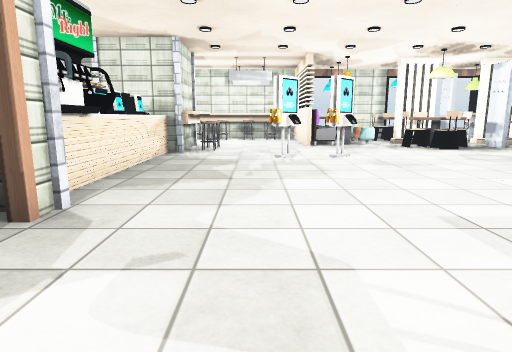
[1] (above)

24 first-person views from a walk through a Unity game level. The camera is 1.2 m above the floor, tilts 10° down and sees 75° across. Doors are open. The floor is counted in squares, 1 m on a side. Each view is taken from the middle of a square. On the plan, view 1 faces up. The plan holds only what a view shows up to about 14 squares ahead; the rest is blank. The place goes on beyond the plan. The player character is not drawn. Some surface patterns are stand-ins.

[2]
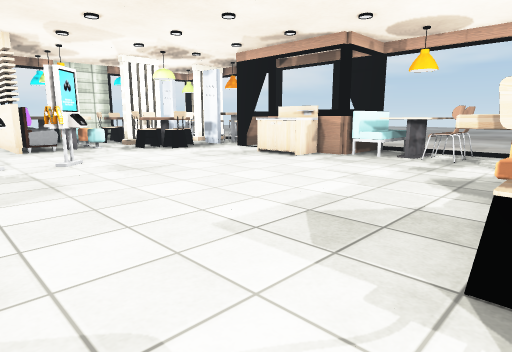

[3]
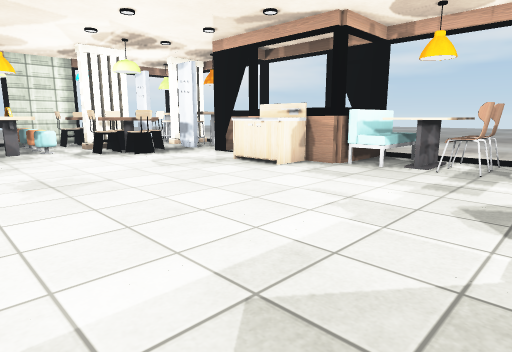

[4]
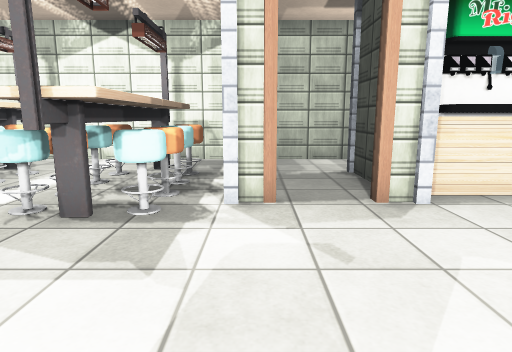

[5]
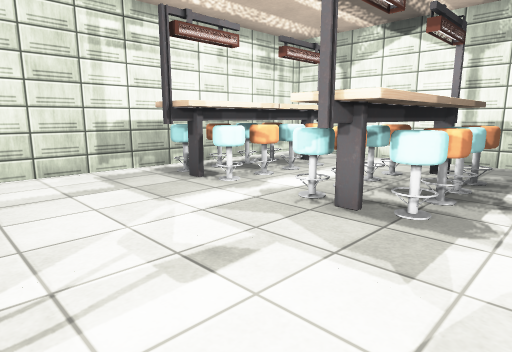

[6]
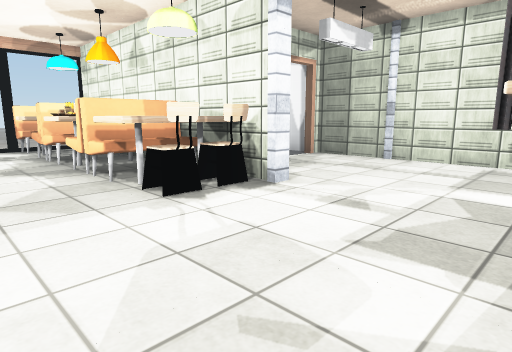

[7]
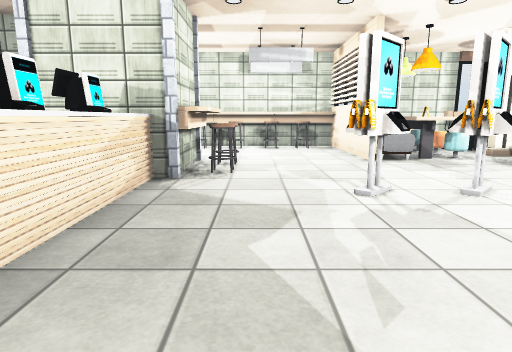

[8]
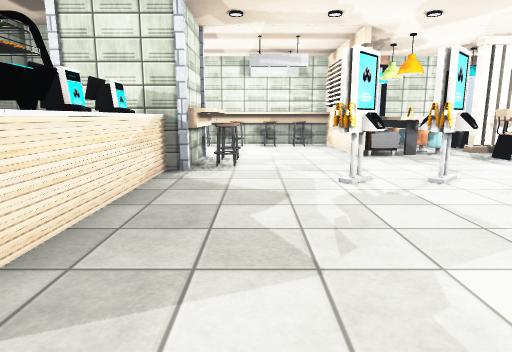

[9]
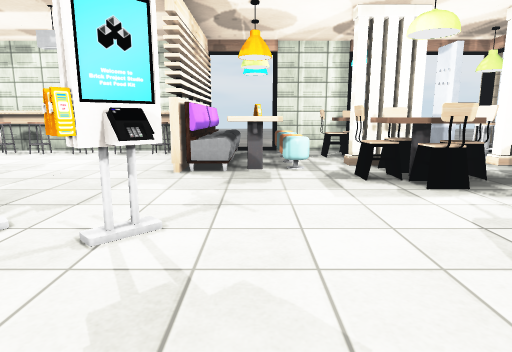

[10]
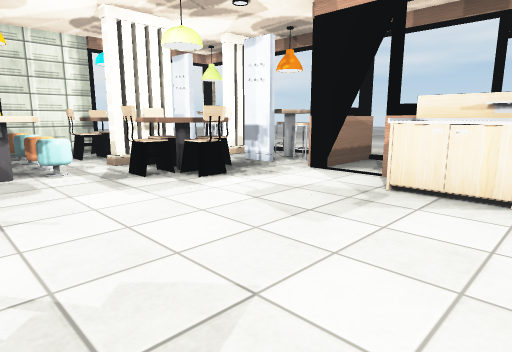

[11]
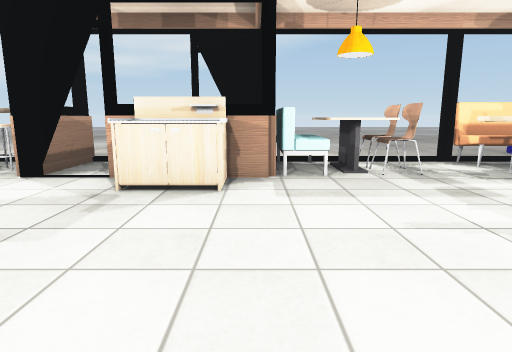

[12]
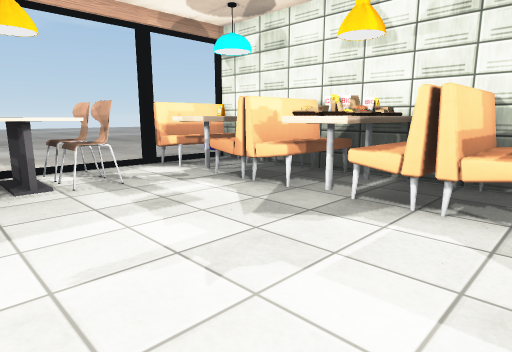

[13]
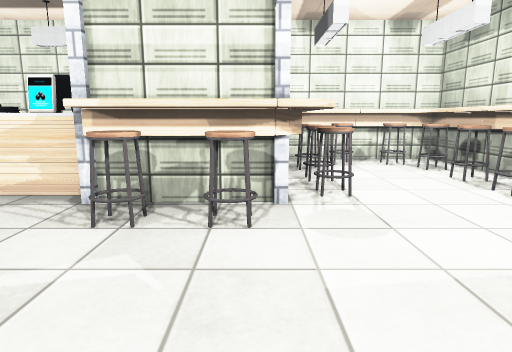

[14]
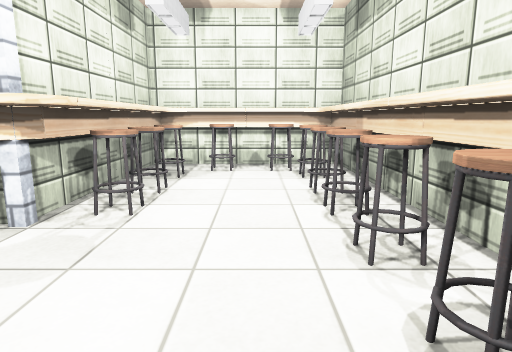

[15]
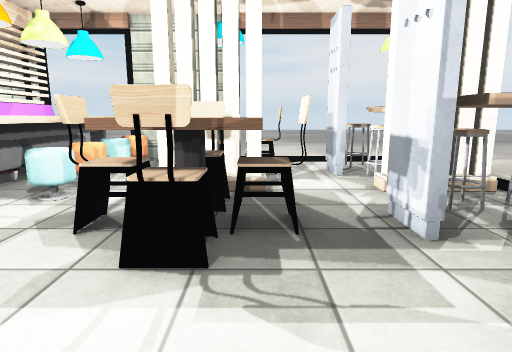

[16]
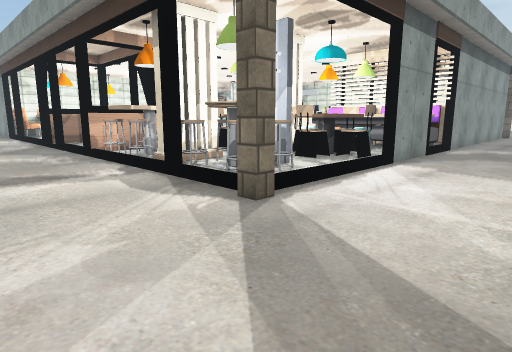

[17]
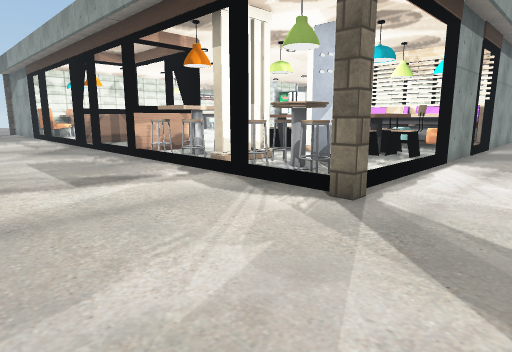

[18]
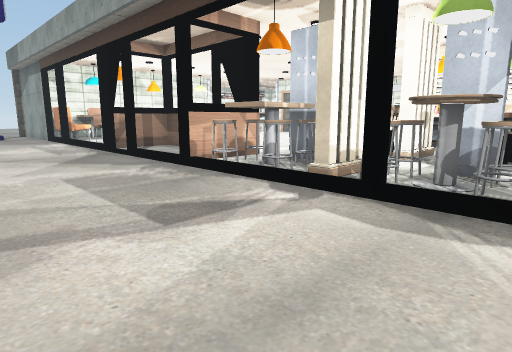

[19]
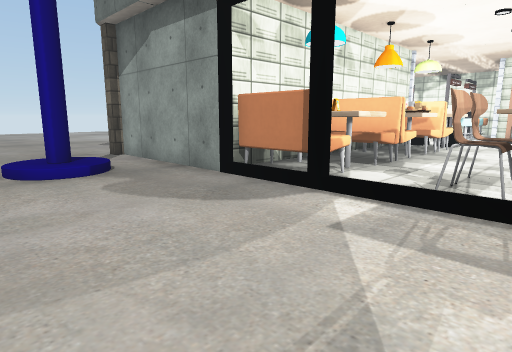

[20]
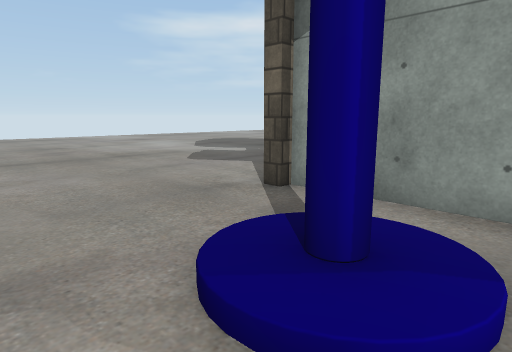

[21]
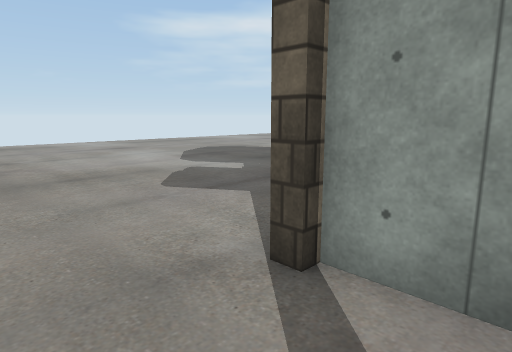

[22]
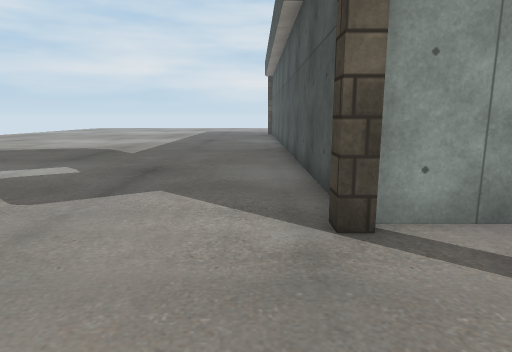

[23]
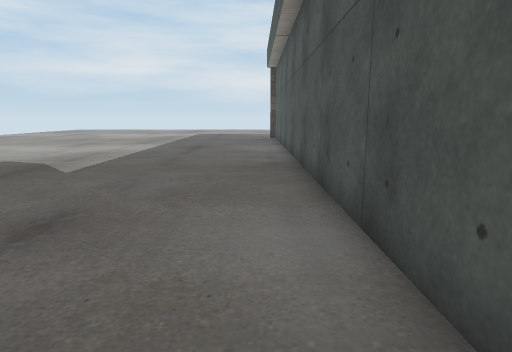

[24]
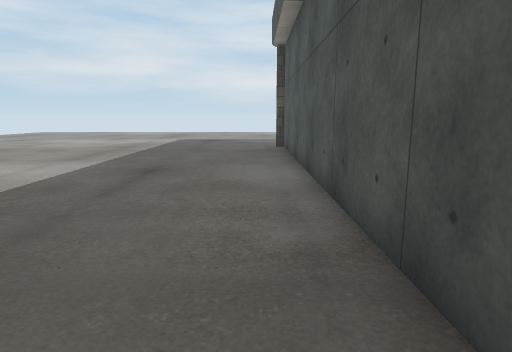

### Floor plan
Points are (right, up) in squares from view 1. A wall is a line through its corners. A room is listed if a view was taken in it or the views show most of it. See-through windows are left out.
Room 1 (views 1, 2, 3, 4, 5, 6, 7, 8, 9, 10, 11, 12, 13, 14, 15, 16, 17, 18, 19, 20, 21, 22, 23, 24)
walls: (2.4, -0.7) (7.5, -0.7); (9.5, -0.7) (12.4, -0.7) (12.4, -4.6); (12.1, 1.5) (12.1, 1.9) (12.4, 1.9) (12.4, 1.5); (10.6, -5.8) (-7.4, -5.8); (9.6, 7) (12.4, 7) (12.4, 7.9) (12.4, 6.6) (9.6, 6.6) (9.6, 7.8); (-4, 4.2) (-4.5, 4.2); (10, 7.9) (10, 7); (9.6, 9.3) (9.6, 10); (-7.6, 1.1) (-7.7, -5.6) (4.6, -5.6) (4.6, -5.1); (-7.6, 4.7) (-7.6, 2.5); (9.6, 11.3) (9.6, 10.5) (9.6, 11.9) (12.5, 11.9); (9.8, 12) (9.8, 11.4); (-3.4, 11.6) (-4, 11.6); (2.2, 14.1) (2.2, 19.3); (9.6, 13.4) (9.6, 14.1); (-7.6, 8.9) (-7.6, 6.7); (12.4, 12.5) (12.4, 11.5) (9.9, 11.5); (-2.6, 13.6) (-2.6, 12.4); (9.8, 14) (9.8, 13.5); (6.4, 15.4) (6.4, 15.7) (8.1, 15.7) (8.1, 15.4) (6.4, 15.4); (11.5, 15.4) (10.2, 15.4) (10.2, 15.7) (11.6, 15.7); (-6.7, 14.2) (-7.6, 14.2); (-7.6, 13.6) (-7.6, 12.7); (2.5, 19.1) (-0.5, 19.1); (4.5, 19.4) (7.4, 19.4) (7.4, 19.1) (4.5, 19.1); (-0.4, 19.4) (2.4, 19.4) (2.4, 14.3); (-2.4, 19.1) (-5.5, 19.1); (-7.6, 18.5) (-7.6, 14.4) (-3.4, 14.4)
ways out: open door at (-3, 3); open door at (5, -4.5); open door at (10, 10.5); open door at (12, 7.5); gap at (11, 16)
objects: other object (-8, -6); other object (-7, 15); other object (-7, 16); other object (-7, 17) to (-7, 18); other object (-7, 19) to (-6, 19); other object (-6, -4) to (-6, -3); other object (-6, -1) to (-6, 0); other object (-6, 15); other object (-6, 18); other object (-5, -5) to (-5, -4); other object (-5, -3); other object (-5, -1); other object (-5, 0) to (-5, 1); other object (-5, 4); other object (-5, 15) to (-4, 15); other object (-5, 18) to (-4, 18); other object (-4, -5) to (-4, -4); other object (-4, -3); other object (-4, -1); other object (-4, 0) to (-4, 1); other object (-4, 5) to (-3, 6); other object (-4, 7) to (-3, 8); other object (-4, 10); other object (-3, -5) to (-3, -4); other object (-3, -3); other object (-3, -1); other object (-3, 0) to (-3, 1); other object (-3, 2); other object (-3, 4); other object (-3, 8) to (-3, 9); other object (-3, 10); other object (-3, 11); other object (-3, 12); other object (-3, 14); other object (-3, 15); other object (-3, 18); other object (-2, -5) to (-2, -4); other object (-2, -3); other object (-2, -1); other object (-2, 0) to (-2, 1); other object (-2, 12); other object (-2, 13) to (-2, 14); other object (-2, 15); other object (-2, 18); other object (-1, -4); other object (-1, 0); other object (-1, 18) to (0, 18); other object (1, 10) to (1, 11); other object (1, 18); other object (2, -6); other object (2, -1); other object (2, 10) to (3, 11); other object (3, 0); other object (3, 1); other object (3, 2); other object (3, 14) to (3, 16); other object (3, 17) to (3, 19); other object (4, 0) to (5, 2); other object (4, 14) to (4, 19); other object (5, 0) to (6, 2); other object (5, 15); other object (5, 16); other object (5, 17); other object (5, 18); other object (6, 13) to (6, 14); other object (6, 17) to (6, 18); other object (7, 0) to (7, 2); other object (7, 13); other object (7, 14) to (7, 15); other object (7, 16) to (7, 17); other object (7, 18); other object (8, 0) to (8, 2); other object (8, 8) to (9, 9); other object (8, 13) to (8, 14); other object (8, 17) to (8, 18); other object (9, 0) to (9, 2); other object (10, 0) to (10, 2); other object (10, 4); other object (10, 5) to (12, 5); other object (10, 6) to (12, 6); other object (10, 13); other object (10, 17); other object (10, 18); other object (11, 0) to (12, 2); other object (11, 4) to (12, 4); other object (11, 13); other object (11, 14); other object (11, 17) to (12, 17); other object (11, 18) to (12, 18); other object (12, -6) to (13, -6); other object (12, 13); other object (12, 14) to (12, 15); other object (12, 19) to (13, 20)

Positions as (right, up) in squares from view 1, and headings:
1: (0, 0), facing up
2: (0, 1), facing up-right
3: (2, 2), facing up-right
4: (2, 2), facing left
5: (2, 2), facing down-left
6: (-2, 4), facing down-right
7: (-1, 5), facing up
8: (-1, 4), facing up
9: (4, 7), facing up
10: (3, 7), facing up-right
11: (3, 7), facing right
12: (4, 6), facing down-right
13: (2, 14), facing left
14: (1, 17), facing left
15: (8, 10), facing up
16: (16, 23), facing down-left
17: (17, 22), facing down-left
18: (17, 19), facing down-left
19: (17, 5), facing down-left
20: (17, -2), facing down-left
21: (15, -4), facing down-left
22: (16, -7), facing left
23: (12, -7), facing left
24: (6, -7), facing left
